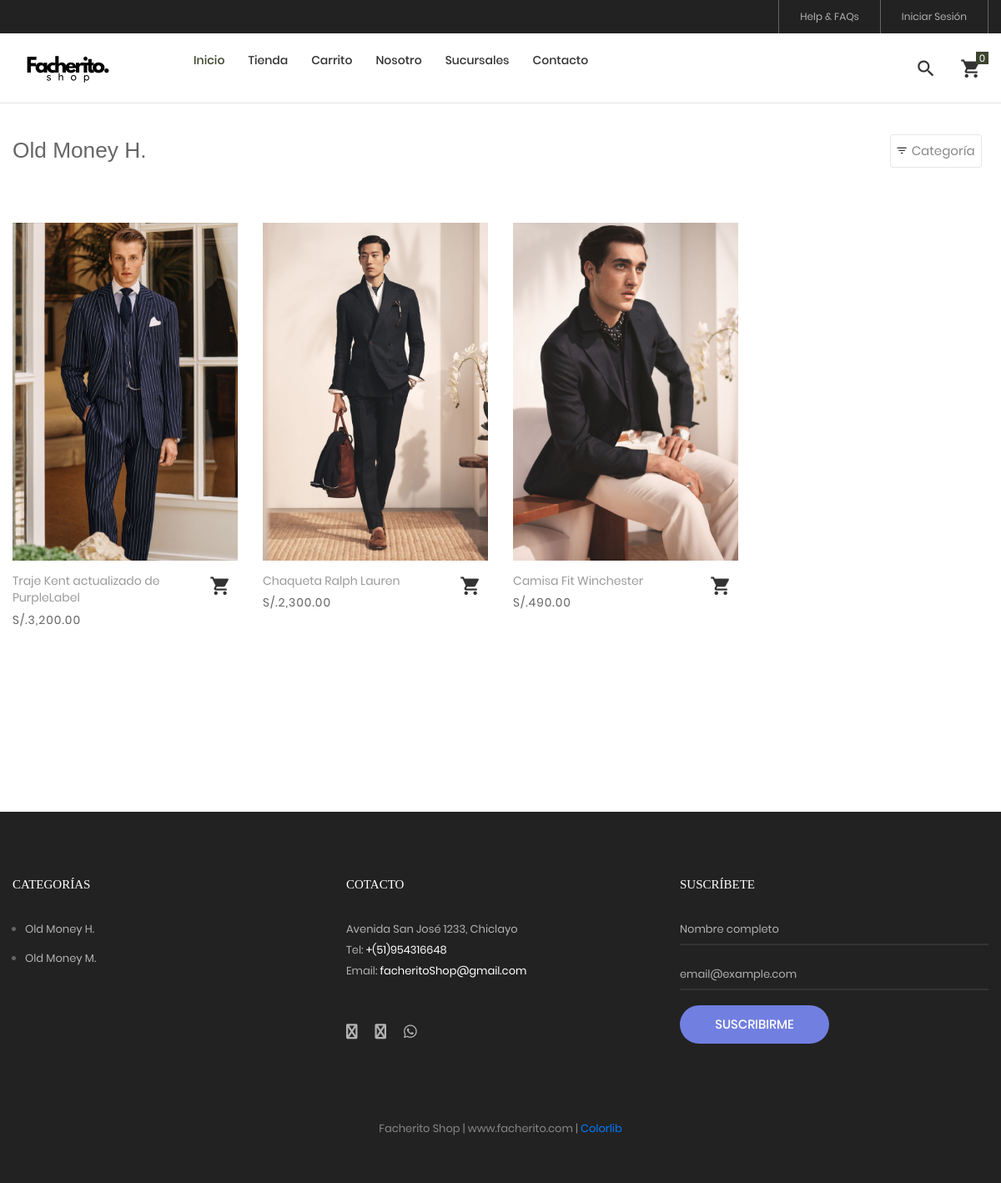
Screenshot of /tienda/categoria/1/old-money-h with the database file from the repository.
### tables this page shows
CREATE TABLE `producto` (
  `idproducto` bigint(20) NOT NULL,
  `categoriaid` bigint(20) NOT NULL,
  `codigo` varchar(30) NOT NULL,
  `nombre` varchar(255) NOT NULL,
  `descripcion` text NOT NULL,
  `precio` decimal(11,2) NOT NULL,
  `stock` int(11) NOT NULL,
  `imagen` varchar(100) DEFAULT NULL,
  `datecreated` datetime NOT NULL DEFAULT current_timestamp(),
  `ruta` varchar(255) NOT NULL,
  `status` int(11) NOT NULL DEFAULT 1
);

CREATE TABLE `categoria` (
  `idcategoria` bigint(20) NOT NULL,
  `nombre` varchar(255) NOT NULL,
  `descripcion` text NOT NULL,
  `portada` varchar(100) NOT NULL,
  `datecreated` datetime NOT NULL DEFAULT current_timestamp(),
  `ruta` varchar(255) NOT NULL,
  `status` int(11) NOT NULL DEFAULT 1
);

### Libraries/Core/Views.php (called while the page is built)
<?php
	class Views
	{
		function getView($controller,$view,$data="")
		{
			$controller = get_class($controller);
			if($controller == "Home"){
				$view = "Views/".$view.".php";
			}else{
				$view = "Views/".$controller."/".$view.".php";
			}
			require_once ($view);
		}
	}
 ?>

### index.php (called while the page is built, shortened)
<?php
	require_once("Helpers/Helpers.php");
	require_once("Libraries/Core/Load.php");
 ?>

### Libraries/Core/Mysql.php (called while the page is built, shortened)
<?php
	class Mysql extends Conexion
	{
		private $conexion;
		function __construct()
		{
			$this->conexion = new Conexion();
			$this->conexion = $this->conexion->conect();
		}
		public function select(string $query)
		{
			$this->strquery = $query;
        	$result = $this->conexion->prepare($this->strquery);
			$result->execute();
        	$data = $result->fetch(PDO::FETCH_ASSOC);
        	return $data;
		}
		public function select_all(string $query)
		{
			$this->strquery = $query;
        	$result = $this->conexion->prepare($this->strquery);
			$result->execute();
        	$data = $result->fetchall(PDO::FETCH_ASSOC);
        	return $data;
		}
	}
 ?>

### Libraries/Core/Conexion.php (called while the page is built)
<?php
class Conexion{
	private $conect;
	public function __construct(){
		$connectionString = "mysql:host=".DB_HOST.";dbname=".DB_NAME.";charset=".DB_CHARSET;
		try{
			$this->conect = new PDO($connectionString, DB_USER, DB_PASSWORD);
			$this->conect->setAttribute(PDO::ATTR_ERRMODE, PDO::ERRMODE_EXCEPTION);
		}catch(PDOException $e){
			$this->conect = 'Error de conexión';
		    echo "ERROR: " . $e->getMessage();
		}
	}
	public function conect(){
		return $this->conect;
	}
}
?>

### Models/TProducto.php (called while the page is built, shortened)
<?php
require_once("Libraries/Core/Mysql.php");
trait TProducto{
	public function getProductosCategoriaT(int $idcategoria, string $ruta, $desde = null, $porpagina = null){
		$this->intIdcategoria = $idcategoria;
		$this->strRuta = $ruta;
		$where = "";
		if(is_numeric($desde) AND is_numeric($porpagina)){
			$where = " LIMIT ".$desde.",".$porpagina;
		}
		$this->con = new Mysql();
		$sql_cat = "SELECT idcategoria,nombre,ruta FROM categoria WHERE idcategoria = '{$this->intIdcategoria}'";
		$request = $this->con->select($sql_cat);
		if(!empty($request)){
			$this->strCategoria = $request['nombre'];
			$this->strRutaCategoria = $request['ruta'];
			$sql = "SELECT p.idproducto,
							p.codigo,
							p.nombre,
							p.descripcion,
							p.categoriaid,
							c.nombre as categoria,
							p.precio,
							p.ruta,
							p.stock
					FROM producto p
					INNER JOIN categoria c
					ON p.categoriaid = c.idcategoria
					WHERE p.status != 0 AND p.categoriaid = $this->intIdcategoria AND c.ruta = '{$this->strRuta}'
					ORDER BY p.idproducto DESC ".$where;
					$request = $this->con->select_all($sql);
					if(count($request) > 0){
						for ($c=0; $c < count($request) ; $c++) {
							$intIdProducto = $request[$c]['idproducto'];
							$sqlImg = "SELECT img
									FROM imagen
									WHERE productoid = $intIdProducto";
							$arrImg = $this->con->select_all($sqlImg);
							if(count($arrImg) > 0){
								for ($i=0; $i < count($arrImg); $i++) {
									$arrImg[$i]['url_image'] = media().'/images/uploads/'.$arrImg[$i]['img'];
								}
							}
							$request[$c]['images'] = $arrImg;
						}
					}
			$request = array('idcategoria' => $this->intIdcategoria,
								'ruta' => $this->strRutaCategoria,
								'categoria' => $this->strCategoria,
								'productos' => $request
							);
		}
		return $request;
	}
}
 ?>

### Helpers/Helpers.php (called while the page is built, shortened)
<?php
function base_url()
{
    return BASE_URL;
}
function footerTienda($data = "")
{
    $view_footer = "Views/Template/footer_tienda.php";
    require_once($view_footer);
}
function formatMoney($cantidad)
{
    $cantidad = number_format($cantidad, 2, SPD, SPM);
    return $cantidad;
}
function getCatFooter()
{
    require_once("Models/CategoriasModel.php");
    $objCategoria = new CategoriasModel();
    $request = $objCategoria->getCategoriasFooter();
    return $request;
}
function getInfoPage(int $idpagina)
{
    require_once("Libraries/Core/Mysql.php");
    $con = new Mysql();
    $sql = "SELECT * FROM post WHERE idpost = $idpagina";
    $request = $con->select($sql);
    return $request;
}

### Models/CategoriasModel.php (called while the page is built, shortened)
<?php
	class CategoriasModel extends Mysql
	{
		public function getCategoriasFooter(){
			$sql = "SELECT idcategoria, nombre, descripcion, portada, ruta
					FROM categoria WHERE  status = 1 AND idcategoria IN (".CAT_FOOTER.")";
			$request = $this->select_all($sql);
			if(count($request) > 0){
				for ($c=0; $c < count($request) ; $c++) {
					$request[$c]['portada'] = BASE_URL.'/Assets/images/uploads/'.$request[$c]['portada'];
				}
			}
			return $request;
		}
	}
 ?>

### Views/Tienda/categoria.php (the view, shortened to what this page needs)
<?php
$arrProductos = $data['productos'];
 ?>
<br><br><br>
<hr>
	<div class="bg0 m-t-23 p-b-140">
		<div class="container">
			<div class="flex-w flex-sb-m p-b-52">
				<div class="flex-w flex-l-m filter-tope-group m-tb-10">
					<h3><?= $data['page_title']; ?></h3>
				</div>
				<div class="flex-w flex-c-m m-tb-10">
					<div class="flex-c-m stext-106 cl6 size-104 bor4 pointer hov-btn3 trans-04 m-r-8 m-tb-4 js-show-filter">
						<i class="icon-filter cl2 m-r-6 fs-15 trans-04 zmdi zmdi-filter-list"></i>
						 Categoría &nbsp;
					</div>
				</div>
			</div>
			<div class="row isotope-grid">
			<?php
			if(!empty($arrProductos)){
				for ($p=0; $p < count($arrProductos); $p++) {
					$ruta = $arrProductos[$p]['ruta'];
					if(count($arrProductos[$p]['images']) > 0 ){
						$portada = $arrProductos[$p]['images'][0]['url_image'];
					}else{
						$portada = media().'/images/uploads/product.png';
					}
			 ?>
				<div class="col-sm-6 col-md-4 col-lg-3 p-b-35 isotope-item women">
					<div class="block2">
						<div class="block2-pic hov-img0">
							<img src="<?= $portada ?>" alt="<?= $arrProductos[$p]['nombre'] ?>">
						</div>
						<div class="block2-txt flex-w flex-t p-t-14">
							<div class="block2-txt-child1 flex-col-l ">
								<a href="<?= base_url().'/tienda/producto/'.$arrProductos[$p]['idproducto'].'/'.$ruta; ?>" class="stext-104 cl4 hov-cl1 trans-04 js-name-b2 p-b-6">
									<?= $arrProductos[$p]['nombre'] ?>
								</a>
								<span class="stext-105 cl3">
									<?= SMONEY.formatMoney($arrProductos[$p]['precio']); ?>
								</span>
							</div>
							<div class="block2-txt-child2 flex-r p-t-3">
								<a href="#"
								 id="<?= openssl_encrypt($arrProductos[$p]['idproducto'],METHODENCRIPT,KEY); ?>"
								 class="btn-addwish-b2 dis-block pos-relative js-addwish-b2 js-addcart-detail
								 icon-header-item cl2 hov-cl1 trans-04 p-l-22 p-r-11
								 ">
									<i class="zmdi zmdi-shopping-cart"></i>
								</a>
							</div>
						</div>
					</div>
				</div>
			<?php
				}
			}else{
				?>
			<p>No hay productos para mostrar <a href="<?= base_url() ?>/tienda"> Ver productos</a></p>
			<?php
			}
			?>
			</div>
			<?php
				if(count($data['productos']) > 0){
			 ?>
			<div class="flex-c-m flex-w w-full p-t-45">
			</div>
			<?php
				}
			 ?>
		</div>
	</div>
<?php
	footerTienda($data);
?>

### Views/Template/footer_tienda.php (shortened to what this page needs)
	<?php
		$catFotter = getCatFooter();
	 ?>
	<footer class="bg3 p-t-75 p-b-32">
		<div class="container">
			<div class="row">
				<div class="col-sm-6 col-lg-4 p-b-50">
					<h4 class="stext-301 cl0 p-b-30">
						Categorías
					</h4>
					<?php if(count($catFotter) > 0){ ?>
					<ul>
						<?php foreach ($catFotter as $cat) { ?>
						<li class="p-b-10">
							<a href="<?= base_url() ?>/tienda/categoria/<?= $cat['idcategoria'].'/'.$cat['ruta'] ?>" class="stext-107 cl7 hov-cl1 trans-04">
								<?= $cat['nombre'] ?>
							</a>
						</li>
						<?php } ?>
					</ul>
					<?php } ?>
				</div>
				<div class="col-sm-6 col-lg-4 p-b-50">
					<h4 class="stext-301 cl0 p-b-30">
						Cotacto
					</h4>
					<p class="stext-107 cl7 size-201">
						<?= DIRECCION ?> <br>
						Tel: <a class="linkFooter" href="tel:<?= TELEMPRESA ?>"><?= TELEMPRESA ?></a><br>
						Email: <a class="linkFooter" href="mailto:<?= EMAIL_EMPRESA ?>"><?= EMAIL_EMPRESA ?></a>
					</p>
					<div class="p-t-27">
						<a href="<?= FACEBOOK ?>" target="_blanck" class="fs-18 cl7 hov-cl1 trans-04 m-r-16">
							<i class="fa fa-facebook"></i>
						</a>
						<a href="<?= INSTAGRAM ?>" target="_blanck"  class="fs-18 cl7 hov-cl1 trans-04 m-r-16">
							<i class="fa fa-instagram"></i>
						</a>
						<a href="https://wa.me/<?= WHATSAPP ?>" target="_blanck"  class="fs-18 cl7 hov-cl1 trans-04 m-r-16">
							<i class="fab fa-whatsapp"></i>
						</a>
					</div>
				</div>
				<div class="col-sm-6 col-lg-4 p-b-50">
					<h4 class="stext-301 cl0 p-b-30">
						Suscríbete
					</h4>
					<form id="frmSuscripcion" name="frmSuscripcion">
						<div class="wrap-input1 w-full p-b-4">
							<input class="input1 bg-none plh1 stext-107 cl7" type="text" id="nombreSuscripcion" name="nombreSuscripcion" placeholder="Nombre completo" required>
						</div>
						<br>
						<div class="wrap-input1 w-full p-b-4">
							<input class="input1 bg-none plh1 stext-107 cl7" type="email" id="emailSuscripcion" name="emailSuscripcion" placeholder="email@example.com" required >
						</div>
						<div class="p-t-18">
							<button class="flex-c-m stext-101 cl0 size-103 bg1 bor1 hov-btn2 p-lr-15 trans-04">
								Suscribirme
							</button>
						</div>
					</form>
				</div>
			</div>
			<div class="p-t-40">
				<p class="stext-107 cl6 txt-center">
					<?= NOMBRE_EMPESA; ?> | <?= WEB_EMPRESA; ?> | <a href="https://colorlib.com" target="_blank">Colorlib</a>
				</p>
			</div>
		</div>
	</footer>
</body>
</html>

### Assets/tienda/css/main.css (style rules this page uses)
.container { max-width: 1380px; }
@media (max-width: 1600px) { .container { max-width: 1200px; } }
.container p { margin-bottom: 20px; }
.container ul, .container ol { margin-left: 15px; margin-bottom: 20px; }
.container ul, .container ul li { list-style: initial; }
.icon-header-item { position: relative; font-size: 26px; line-height: 1; cursor: pointer; }
.block2-pic { position: relative; }
.block2-txt-child1 { width: calc(100% - 30px); }
.block2-txt-child2 { width: 30px; }
.cl0 { color: #fff; }
.cl2 { color: #333; }
.cl3 { color: #666; }
.cl4 { color: #999; }
.cl6 { color: #888; }
.cl7 { color: #b2b2b2; }
.stext-101 { font-family: Poppins-Medium; font-size: 15px; line-height: 1.466667; text-transform: uppercase; }
.stext-104 { font-family: Poppins-Regular; font-size: 14px; line-height: 1.466667; }
.stext-105 { font-family: Poppins-Regular; font-size: 14px; line-height: 1.466667; letter-spacing: 1px; }
.stext-106 { font-family: Poppins-Regular; font-size: 15px; line-height: 1.2; }
.stext-107 { font-family: Poppins-Regular; font-size: 13px; line-height: 1.923; }
.stext-301 { font-family: Montserrat-Bold; font-size: 15px; line-height: 1.6; text-transform: uppercase; }
.size-103 { min-width: 179px; height: 46px; }
.size-104 { min-width: 94px; height: 40px; }
.size-201 { max-width: 270px; }
.bg-none { background-color: transparent; }
.bg0 { background-color: #fff; }
.bg1 { background-color: #717fe0; }
.bg3 { background-color: #222; }
.bor1 { border-radius: 23px; }
.bor4 { border: 1px solid #e6e6e6; border-radius: 3px; }
.wrap-input1 { position: relative; border-bottom: 2px solid rgba(204,204,204, 0.1); }
.input1 { background-color: transparent; width: 100%; }
.hov-img0 { display: block; overflow: hidden; }
.hov-img0 img { width: 100%; -webkit-transition: transform 0.9s ease; -o-transition: transform 0.9s ease; -moz-transition: transform 0.9s ease; transition: transform 0.9s ease; }
.linkFooter { color: #FFF !important; }

### rows the page displays
producto: shows a picture, nombre "Traje Kent actualizado de PurpleLabel", precio "3,200.00"
producto: shows a picture, nombre "Chaqueta Ralph Lauren", precio "2,300.00"
producto: shows a picture, nombre "Camisa Fit Winchester", precio "490.00"
categoria: nombre "Old Money H."
categoria: nombre "Old Money M."

### other values shown
$data['page_title'] "Old Money H."
DIRECCION "Avenida San José 1233, Chiclayo"
TELEMPRESA "+(51)954316648"
EMAIL_EMPRESA "facheritoShop@gmail.com"
NOMBRE_EMPESA "Facherito Shop"
WEB_EMPRESA "www.facherito.com"
